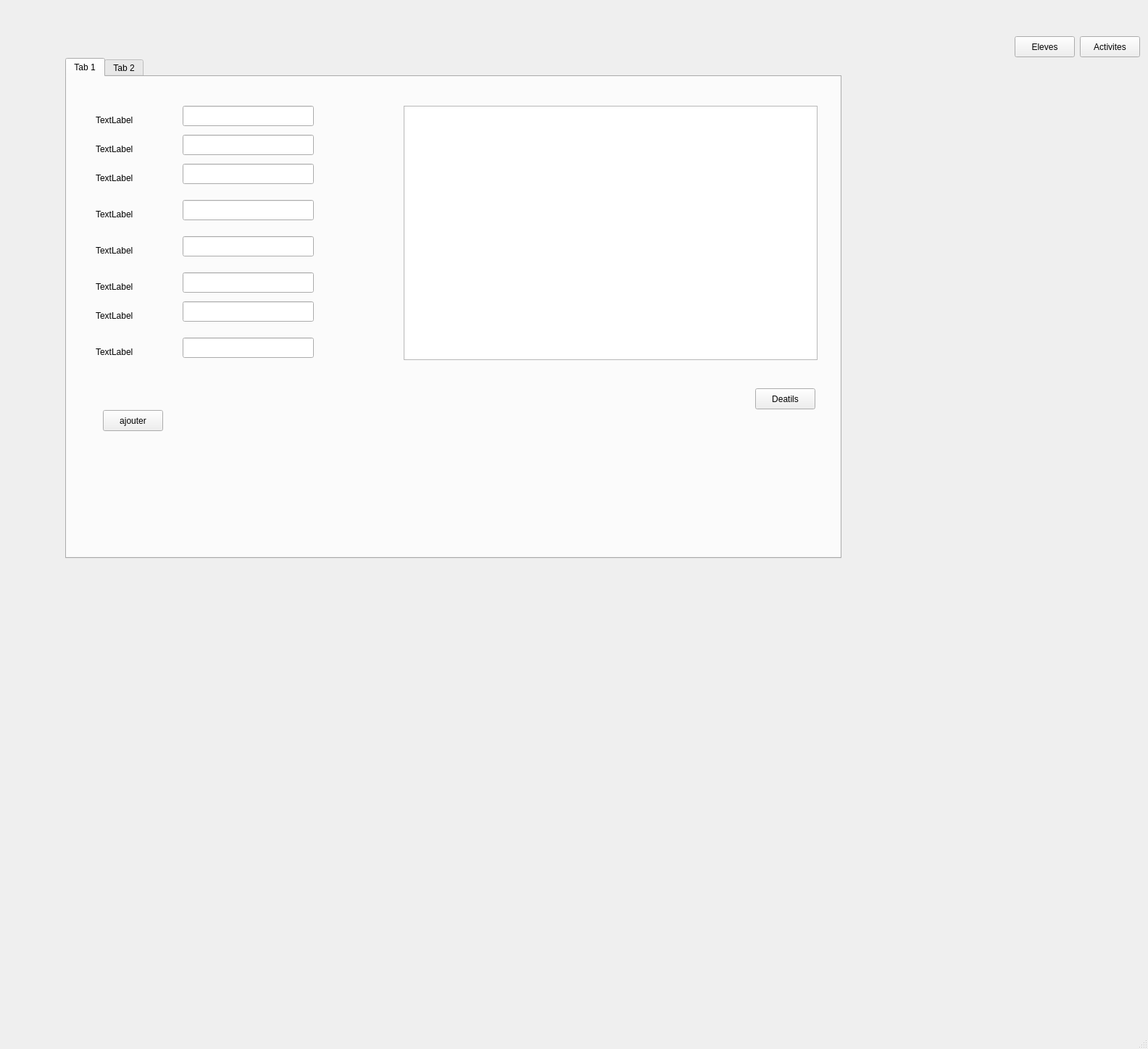
<?xml version="1.0" encoding="UTF-8"?>
<ui version="4.0">
 <class>MainWindow</class>
 <widget class="QMainWindow" name="MainWindow">
  <property name="geometry">
   <rect>
    <x>0</x>
    <y>0</y>
    <width>1584</width>
    <height>1448</height>
   </rect>
  </property>
  <property name="windowTitle">
   <string>MainWindow</string>
  </property>
  <widget class="QWidget" name="centralwidget">
   <widget class="QStackedWidget" name="stackedWidget">
    <property name="geometry">
     <rect>
      <x>40</x>
      <y>10</y>
      <width>1131</width>
      <height>941</height>
     </rect>
    </property>
    <property name="currentIndex">
     <number>1</number>
    </property>
    <widget class="QWidget" name="page">
     <widget class="QTabWidget" name="tabWidget">
      <property name="geometry">
       <rect>
        <x>20</x>
        <y>30</y>
        <width>1091</width>
        <height>501</height>
       </rect>
      </property>
      <property name="currentIndex">
       <number>0</number>
      </property>
      <widget class="QWidget" name="tab">
       <attribute name="title">
        <string>Tab 1</string>
       </attribute>
       <widget class="QTableView" name="tableView">
        <property name="geometry">
         <rect>
          <x>470</x>
          <y>20</y>
          <width>571</width>
          <height>231</height>
         </rect>
        </property>
       </widget>
       <widget class="QLabel" name="label_2">
        <property name="geometry">
         <rect>
          <x>40</x>
          <y>80</y>
          <width>63</width>
          <height>20</height>
         </rect>
        </property>
        <property name="text">
         <string>Nom</string>
        </property>
       </widget>
       <widget class="QLabel" name="label_3">
        <property name="geometry">
         <rect>
          <x>40</x>
          <y>110</y>
          <width>63</width>
          <height>20</height>
         </rect>
        </property>
        <property name="text">
         <string>PreNom</string>
        </property>
       </widget>
       <widget class="QLabel" name="label_4">
        <property name="geometry">
         <rect>
          <x>40</x>
          <y>150</y>
          <width>63</width>
          <height>20</height>
         </rect>
        </property>
        <property name="text">
         <string>Classe</string>
        </property>
       </widget>
       <widget class="QLabel" name="label_5">
        <property name="geometry">
         <rect>
          <x>40</x>
          <y>180</y>
          <width>63</width>
          <height>20</height>
         </rect>
        </property>
        <property name="text">
         <string>DateNaissance</string>
        </property>
       </widget>
       <widget class="QLabel" name="label_6">
        <property name="geometry">
         <rect>
          <x>40</x>
          <y>330</y>
          <width>63</width>
          <height>20</height>
         </rect>
        </property>
        <property name="text">
         <string>Email</string>
        </property>
       </widget>
       <widget class="QLabel" name="label_7">
        <property name="geometry">
         <rect>
          <x>40</x>
          <y>210</y>
          <width>63</width>
          <height>20</height>
         </rect>
        </property>
        <property name="text">
         <string>Sexe</string>
        </property>
       </widget>
       <widget class="QLabel" name="label_8">
        <property name="geometry">
         <rect>
          <x>40</x>
          <y>290</y>
          <width>63</width>
          <height>20</height>
         </rect>
        </property>
        <property name="text">
         <string>NumTel</string>
        </property>
       </widget>
       <widget class="QLabel" name="label_9">
        <property name="geometry">
         <rect>
          <x>40</x>
          <y>250</y>
          <width>63</width>
          <height>20</height>
         </rect>
        </property>
        <property name="text">
         <string>Adresse</string>
        </property>
       </widget>
       <widget class="QLineEdit" name="lineEdit_2">
        <property name="geometry">
         <rect>
          <x>130</x>
          <y>80</y>
          <width>181</width>
          <height>21</height>
         </rect>
        </property>
       </widget>
       <widget class="QLineEdit" name="lineEdit_3">
        <property name="geometry">
         <rect>
          <x>130</x>
          <y>110</y>
          <width>181</width>
          <height>21</height>
         </rect>
        </property>
       </widget>
       <widget class="QLineEdit" name="lineEdit_4">
        <property name="geometry">
         <rect>
          <x>130</x>
          <y>150</y>
          <width>181</width>
          <height>21</height>
         </rect>
        </property>
       </widget>
       <widget class="QLineEdit" name="lineEdit_5">
        <property name="geometry">
         <rect>
          <x>130</x>
          <y>180</y>
          <width>181</width>
          <height>21</height>
         </rect>
        </property>
       </widget>
       <widget class="QLineEdit" name="lineEdit_6">
        <property name="geometry">
         <rect>
          <x>130</x>
          <y>210</y>
          <width>181</width>
          <height>21</height>
         </rect>
        </property>
       </widget>
       <widget class="QLineEdit" name="lineEdit_7">
        <property name="geometry">
         <rect>
          <x>130</x>
          <y>240</y>
          <width>181</width>
          <height>21</height>
         </rect>
        </property>
       </widget>
       <widget class="QLineEdit" name="lineEdit_8">
        <property name="geometry">
         <rect>
          <x>130</x>
          <y>290</y>
          <width>181</width>
          <height>21</height>
         </rect>
        </property>
       </widget>
       <widget class="QLineEdit" name="lineEdit_9">
        <property name="geometry">
         <rect>
          <x>130</x>
          <y>330</y>
          <width>181</width>
          <height>21</height>
         </rect>
        </property>
       </widget>
       <widget class="QPushButton" name="pushButton">
        <property name="geometry">
         <rect>
          <x>30</x>
          <y>400</y>
          <width>83</width>
          <height>29</height>
         </rect>
        </property>
        <property name="text">
         <string>Ajouter</string>
        </property>
       </widget>
       <widget class="QPushButton" name="pushButton_4">
        <property name="geometry">
         <rect>
          <x>950</x>
          <y>280</y>
          <width>83</width>
          <height>29</height>
         </rect>
        </property>
        <property name="text">
         <string>Details</string>
        </property>
       </widget>
      </widget>
      <widget class="QWidget" name="tab_2">
       <attribute name="title">
        <string>Tab 2</string>
       </attribute>
      </widget>
     </widget>
    </widget>
    <widget class="QWidget" name="page_2">
     <widget class="QTabWidget" name="tabWidget_3">
      <property name="geometry">
       <rect>
        <x>50</x>
        <y>70</y>
        <width>1071</width>
        <height>691</height>
       </rect>
      </property>
      <property name="currentIndex">
       <number>0</number>
      </property>
      <widget class="QWidget" name="tab_5">
       <attribute name="title">
        <string>Tab 1</string>
       </attribute>
       <widget class="QTableView" name="tableView_3">
        <property name="geometry">
         <rect>
          <x>465</x>
          <y>40</y>
          <width>571</width>
          <height>351</height>
         </rect>
        </property>
       </widget>
       <widget class="QLabel" name="label">
        <property name="geometry">
         <rect>
          <x>40</x>
          <y>50</y>
          <width>63</width>
          <height>20</height>
         </rect>
        </property>
        <property name="text">
         <string>TextLabel</string>
        </property>
       </widget>
       <widget class="QLabel" name="label_18">
        <property name="geometry">
         <rect>
          <x>40</x>
          <y>90</y>
          <width>63</width>
          <height>20</height>
         </rect>
        </property>
        <property name="text">
         <string>TextLabel</string>
        </property>
       </widget>
       <widget class="QLabel" name="label_19">
        <property name="geometry">
         <rect>
          <x>40</x>
          <y>130</y>
          <width>63</width>
          <height>20</height>
         </rect>
        </property>
        <property name="text">
         <string>TextLabel</string>
        </property>
       </widget>
       <widget class="QLabel" name="label_20">
        <property name="geometry">
         <rect>
          <x>40</x>
          <y>180</y>
          <width>63</width>
          <height>20</height>
         </rect>
        </property>
        <property name="text">
         <string>TextLabel</string>
        </property>
       </widget>
       <widget class="QLabel" name="label_21">
        <property name="geometry">
         <rect>
          <x>40</x>
          <y>230</y>
          <width>63</width>
          <height>20</height>
         </rect>
        </property>
        <property name="text">
         <string>TextLabel</string>
        </property>
       </widget>
       <widget class="QLabel" name="label_22">
        <property name="geometry">
         <rect>
          <x>40</x>
          <y>280</y>
          <width>63</width>
          <height>20</height>
         </rect>
        </property>
        <property name="text">
         <string>TextLabel</string>
        </property>
       </widget>
       <widget class="QLabel" name="label_23">
        <property name="geometry">
         <rect>
          <x>40</x>
          <y>320</y>
          <width>63</width>
          <height>20</height>
         </rect>
        </property>
        <property name="text">
         <string>TextLabel</string>
        </property>
       </widget>
       <widget class="QLabel" name="label_24">
        <property name="geometry">
         <rect>
          <x>40</x>
          <y>370</y>
          <width>63</width>
          <height>20</height>
         </rect>
        </property>
        <property name="text">
         <string>TextLabel</string>
        </property>
       </widget>
       <widget class="QLineEdit" name="lineEdit">
        <property name="geometry">
         <rect>
          <x>160</x>
          <y>40</y>
          <width>181</width>
          <height>28</height>
         </rect>
        </property>
       </widget>
       <widget class="QLineEdit" name="lineEdit_18">
        <property name="geometry">
         <rect>
          <x>160</x>
          <y>80</y>
          <width>181</width>
          <height>28</height>
         </rect>
        </property>
       </widget>
       <widget class="QLineEdit" name="lineEdit_19">
        <property name="geometry">
         <rect>
          <x>160</x>
          <y>120</y>
          <width>181</width>
          <height>28</height>
         </rect>
        </property>
       </widget>
       <widget class="QLineEdit" name="lineEdit_20">
        <property name="geometry">
         <rect>
          <x>160</x>
          <y>170</y>
          <width>181</width>
          <height>28</height>
         </rect>
        </property>
       </widget>
       <widget class="QLineEdit" name="lineEdit_21">
        <property name="geometry">
         <rect>
          <x>160</x>
          <y>220</y>
          <width>181</width>
          <height>28</height>
         </rect>
        </property>
       </widget>
       <widget class="QLineEdit" name="lineEdit_22">
        <property name="geometry">
         <rect>
          <x>160</x>
          <y>270</y>
          <width>181</width>
          <height>28</height>
         </rect>
        </property>
       </widget>
       <widget class="QLineEdit" name="lineEdit_23">
        <property name="geometry">
         <rect>
          <x>160</x>
          <y>310</y>
          <width>181</width>
          <height>28</height>
         </rect>
        </property>
       </widget>
       <widget class="QLineEdit" name="lineEdit_24">
        <property name="geometry">
         <rect>
          <x>160</x>
          <y>360</y>
          <width>181</width>
          <height>28</height>
         </rect>
        </property>
       </widget>
       <widget class="QPushButton" name="pushButton_7">
        <property name="geometry">
         <rect>
          <x>50</x>
          <y>460</y>
          <width>83</width>
          <height>29</height>
         </rect>
        </property>
        <property name="text">
         <string>ajouter</string>
        </property>
       </widget>
       <widget class="QPushButton" name="pushButton_8">
        <property name="geometry">
         <rect>
          <x>950</x>
          <y>430</y>
          <width>83</width>
          <height>29</height>
         </rect>
        </property>
        <property name="text">
         <string>Deatils</string>
        </property>
       </widget>
      </widget>
      <widget class="QWidget" name="tab_6">
       <attribute name="title">
        <string>Tab 2</string>
       </attribute>
      </widget>
     </widget>
    </widget>
   </widget>
   <widget class="QPushButton" name="pushButton_3">
    <property name="geometry">
     <rect>
      <x>1400</x>
      <y>50</y>
      <width>83</width>
      <height>29</height>
     </rect>
    </property>
    <property name="text">
     <string>Eleves</string>
    </property>
   </widget>
   <widget class="QPushButton" name="pushButton_6">
    <property name="geometry">
     <rect>
      <x>1490</x>
      <y>50</y>
      <width>83</width>
      <height>29</height>
     </rect>
    </property>
    <property name="text">
     <string>Activites</string>
    </property>
   </widget>
  </widget>
  <widget class="QMenuBar" name="menubar">
   <property name="geometry">
    <rect>
     <x>0</x>
     <y>0</y>
     <width>1584</width>
     <height>25</height>
    </rect>
   </property>
  </widget>
  <widget class="QStatusBar" name="statusbar"/>
 </widget>
 <resources/>
 <connections/>
</ui>
